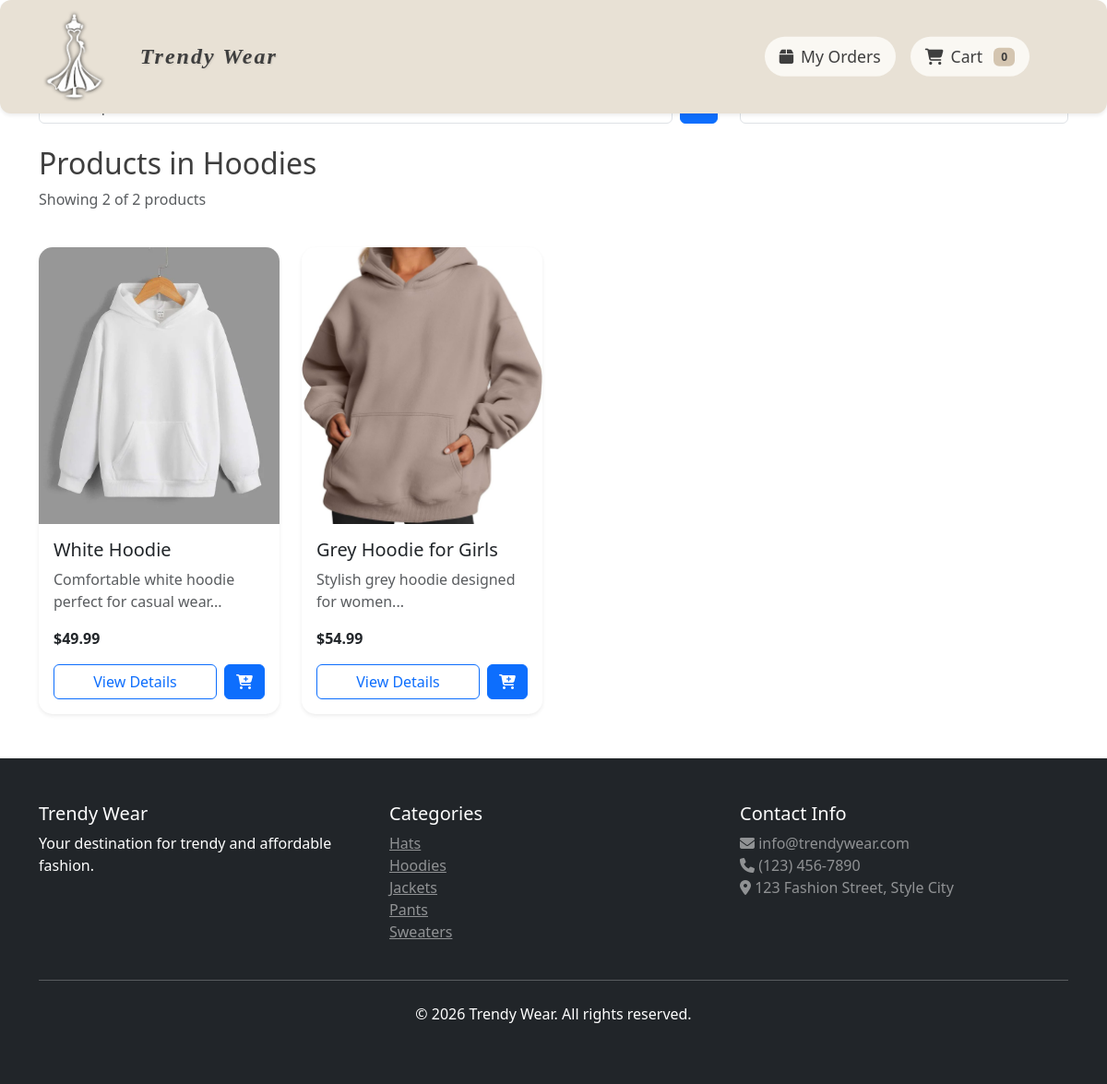
Screenshot of /products.php?category=Hoodies with the database file from the repository.
### tables this page shows
CREATE TABLE IF NOT EXISTS products (
    id INT AUTO_INCREMENT PRIMARY KEY,
    name VARCHAR(255) NOT NULL,
    description TEXT,
    price DECIMAL(10,2) NOT NULL,
    sale_price DECIMAL(10,2),
    category_id INT,
    image_url VARCHAR(255),
    additional_images JSON,
    stock_quantity INT DEFAULT 0,
    sku VARCHAR(100) UNIQUE,
    sizes JSON,
    colors JSON,
    gender ENUM('Men', 'Women', 'Kids', 'Unisex') DEFAULT 'Unisex',
    is_featured BOOLEAN DEFAULT FALSE,
    is_active BOOLEAN DEFAULT TRUE,
    created_at TIMESTAMP DEFAULT CURRENT_TIMESTAMP,
    updated_at TIMESTAMP DEFAULT CURRENT_TIMESTAMP ON UPDATE CURRENT_TIMESTAMP,
    FOREIGN KEY (category_id) REFERENCES categories(id)
);

CREATE TABLE IF NOT EXISTS categories (
    id INT AUTO_INCREMENT PRIMARY KEY,
    name VARCHAR(100) NOT NULL,
    description TEXT,
    image_url VARCHAR(255),
    is_active BOOLEAN DEFAULT TRUE,
    created_at TIMESTAMP DEFAULT CURRENT_TIMESTAMP
);

### products.php (the view, shortened to what this page needs)
<?php
require_once 'admin-api/db_connect.php';
$category = $_GET['category'] ?? '';
$search = $_GET['search'] ?? '';
$page = intval($_GET['page'] ?? 1);
$limit = 12;
$offset = ($page - 1) * $limit;
$whereClause = "WHERE p.is_active = 1";
$params = [];
$types = "";
if (!empty($category)) {
    $whereClause .= " AND c.name LIKE ?";
    $params[] = "%$category%";
    $types .= "s";
}
$query = "SELECT p.*, c.name as category_name
          FROM products p
          LEFT JOIN categories c ON p.category_id = c.id
          $whereClause
          ORDER BY p.created_at DESC
          LIMIT ? OFFSET ?";
$params[] = $limit;
$params[] = $offset;
$types .= "ii";
$stmt = $conn->prepare($query);
if (!empty($types)) {
    $stmt->bind_param($types, ...$params);
}
$stmt->execute();
$result = $stmt->get_result();
$products = [];
while ($row = $result->fetch_assoc()) {
    $row['additional_images'] = json_decode($row['additional_images'], true) ?: [];
    $row['sizes'] = json_decode($row['sizes'], true) ?: [];
    $row['colors'] = json_decode($row['colors'], true) ?: [];
    $products[] = $row;
}
$countQuery = "SELECT COUNT(*) as total
               FROM products p
               LEFT JOIN categories c ON p.category_id = c.id
               $whereClause";
$countStmt = $conn->prepare($countQuery);
if (!empty($types) && count($params) > 2) {
    $countTypes = substr($types, 0, -2);
    $countParams = array_slice($params, 0, -2);
    if (!empty($countTypes)) {
        $countStmt->bind_param($countTypes, ...$countParams);
    }
}
$countStmt->execute();
$totalResult = $countStmt->get_result();
$total = $totalResult->fetch_assoc()['total'];
$categoriesQuery = "SELECT * FROM categories WHERE is_active = 1 ORDER BY name";
$categoriesResult = $conn->query($categoriesQuery);
$categories = [];
while ($row = $categoriesResult->fetch_assoc()) {
    $categories[] = $row;
}
?>
<!DOCTYPE html>
<html lang="en">
<head>
    <link href="https://cdn.jsdelivr.net/npm/bootstrap@5.3.2/dist/css/bootstrap.min.css" rel="stylesheet">
    <link rel="stylesheet" href="https://cdnjs.cloudflare.com/ajax/libs/font-awesome/6.4.0/css/all.min.css">
    <link rel="stylesheet" href="css/styles.css">
</head>
<body>
    <nav class="navbar navbar-expand-lg navbar-light bg-white fixed-top shadow-sm" id="navbar">
        <div class="container-fluid px-4">
            <a class="navbar-brand d-flex align-items-center" href="index.php">
                <img src="images/logo.png" alt="Trendy Wear Logo" class="logo me-3" height="85">
                <span class="brand-name">Trendy Wear</span>
            </a>
            <div class="permanent-icons d-flex align-items-center gap-2">
                <a href="orders.php" class="nav-link permanent-icon d-flex align-items-center gap-2">
                    <i class="fas fa-box"></i>
                    <span>My Orders</span>
                </a>
                <a href="cart.php" class="nav-link permanent-icon d-flex align-items-center gap-2">
                    <i class="fas fa-shopping-cart"></i>
                    <span>Cart</span>
                    <span class="badge bg-secondary cart-count ms-1" id="cartCount">0</span>
                </a>
            </div>
        </div>
    </nav>
    <div class="container mt-5 pt-5">
        <div class="row mb-4">
            <div class="col-md-8">
                <form method="GET" class="d-flex">
                    <button type="submit" class="btn btn-primary">
                    </button>
                </form>
            </div>
            <div class="col-md-4">
                <form method="GET">
                </form>
            </div>
        </div>
        <div class="row mb-4">
            <div class="col-12">
                <h2>Products <?= $category ? "in " . htmlspecialchars($category) : "" ?>
                    <?= $search ? "matching '" . htmlspecialchars($search) . "'" : "" ?></h2>
                <p class="text-muted">Showing <?= count($products) ?> of <?= $total ?> products</p>
            </div>
        </div>
        <?php if (empty($products)): ?>
            <div class="row">
                <div class="col-12 text-center py-5">
                    <i class="fas fa-search fa-3x text-muted mb-3"></i>
                    <h3>No products found</h3>
                    <p class="text-muted">Try adjusting your search or filter criteria</p>
                    <a href="products.php" class="btn btn-primary">View All Products</a>
                </div>
            </div>
        <?php else: ?>
            <div class="row g-4">
                <?php foreach ($products as $product): ?>
                    <div class="col-lg-3 col-md-4 col-sm-6">
                        <div class="product-card card h-100 border-0 shadow-sm">
                            <div class="position-relative">
                                <img src="<?= htmlspecialchars($product['image_url']) ?>"
                                     class="card-img-top product-img"
                                     alt="<?= htmlspecialchars($product['name']) ?>"
                                     style="height: 300px; object-fit: cover;">
                            </div>
                            <div class="card-body d-flex flex-column">
                                <h5 class="card-title"><?= htmlspecialchars($product['name']) ?></h5>
                                <p class="card-text text-muted flex-grow-1">
                                    <?= htmlspecialchars(substr($product['description'], 0, 80)) ?>...
                                </p>
                                <div class="price-section mb-3">
                                    <?php if ($product['sale_price']): ?>
                                        <span class="text-decoration-line-through text-muted">$<?= number_format($product['price'], 2) ?></span>
                                        <span class="text-danger fw-bold ms-2">$<?= number_format($product['sale_price'], 2) ?></span>
                                    <?php else: ?>
                                        <span class="fw-bold">$<?= number_format($product['price'], 2) ?></span>
                                    <?php endif; ?>
                                </div>
                                <div class="d-flex gap-2">
                                    <a href="product-details.php?id=<?= $product['id'] ?>" class="btn btn-outline-primary flex-grow-1">
                                        View Details
                                    </a>
                                    <?php if ($product['stock_quantity'] > 0): ?>
                                        <button class="btn btn-primary" onclick="addToCart(<?= $product['id'] ?>)">
                                            <i class="fas fa-cart-plus"></i>
                                        </button>
                                    <?php else: ?>
                                        <button class="btn btn-secondary" disabled>
                                            <i class="fas fa-times"></i>
                                        </button>
                                    <?php endif; ?>
                                </div>
                            </div>
                        </div>
                    </div>
                <?php endforeach; ?>
            </div>
        <?php endif; ?>
    </div>
    <footer class="bg-dark text-white py-5 mt-5">
        <div class="container">
            <div class="row">
                <div class="col-md-4">
                    <h5>Trendy Wear</h5>
                    <p>Your destination for trendy and affordable fashion.</p>
                </div>
                <div class="col-md-4">
                    <h5>Categories</h5>
                    <ul class="list-unstyled">
                        <?php foreach (array_slice($categories, 0, 5) as $cat): ?>
                            <li><a href="products.php?category=<?= urlencode($cat['name']) ?>" class="text-white-50"><?= htmlspecialchars($cat['name']) ?></a></li>
                        <?php endforeach; ?>
                    </ul>
                </div>
                <div class="col-md-4">
                    <h5>Contact Info</h5>
                    <p class="text-white-50">
                        <i class="fas fa-envelope"></i> info@trendywear.com<br>
                        <i class="fas fa-phone"></i> (123) 456-7890<br>
                        <i class="fas fa-map-marker-alt"></i> 123 Fashion Street, Style City
                    </p>
                </div>
            </div>
            <hr class="my-4">
            <div class="text-center">
                <p>&copy; 2026 Trendy Wear. All rights reserved.</p>
            </div>
        </div>
    </footer>
</body>
</html>

### rows the page displays
products: image_url (picture), name "White Hoodie", description "Comfortable white hoodie perfect for casual wear", price "49.99"
products: image_url (picture), name "Grey Hoodie for Girls", description "Stylish grey hoodie designed for women", price "54.99"
categories: name "Hats"
categories: name "Hoodies"
categories: name "Jackets"
categories: name "Pants"
categories: name "Sweaters"

### other values shown
$category "Hoodies"
count($products) "2"
$total "2"
